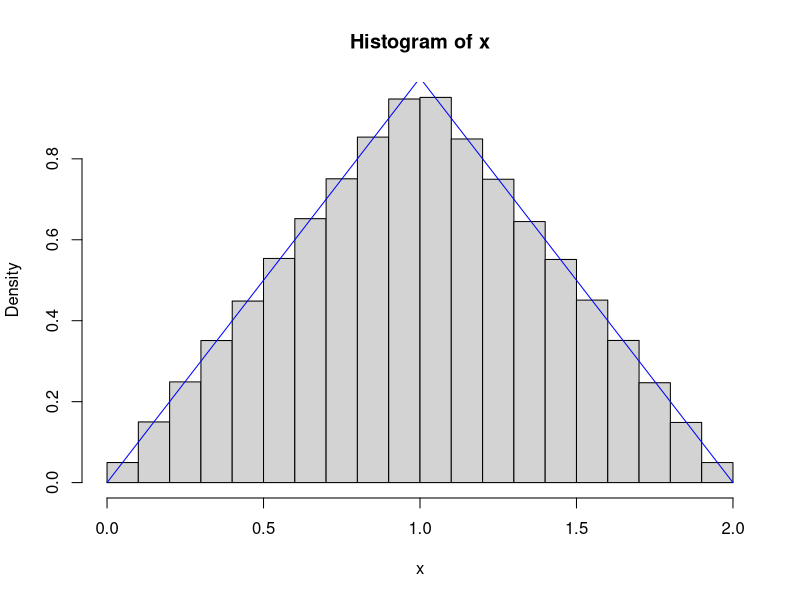

Recreate this plot in R.
## ---- chunk 1
knitr::opts_chunk$set(echo = TRUE)
## ---- chunk 2
u <- runif(10^6) #generate U
x <- sqrt(2*u) # create x based on first component
indicator <- u>0.5 #
x[indicator] <- 2-sqrt(2*(1-u[indicator])) #replace x based on 2nd component

hist(x, freq = F)
curve(x^1, from=0, to =1, col = "blue",add =TRUE)
curve(2-x, from =1, to =2, col ="blue", add =T)

